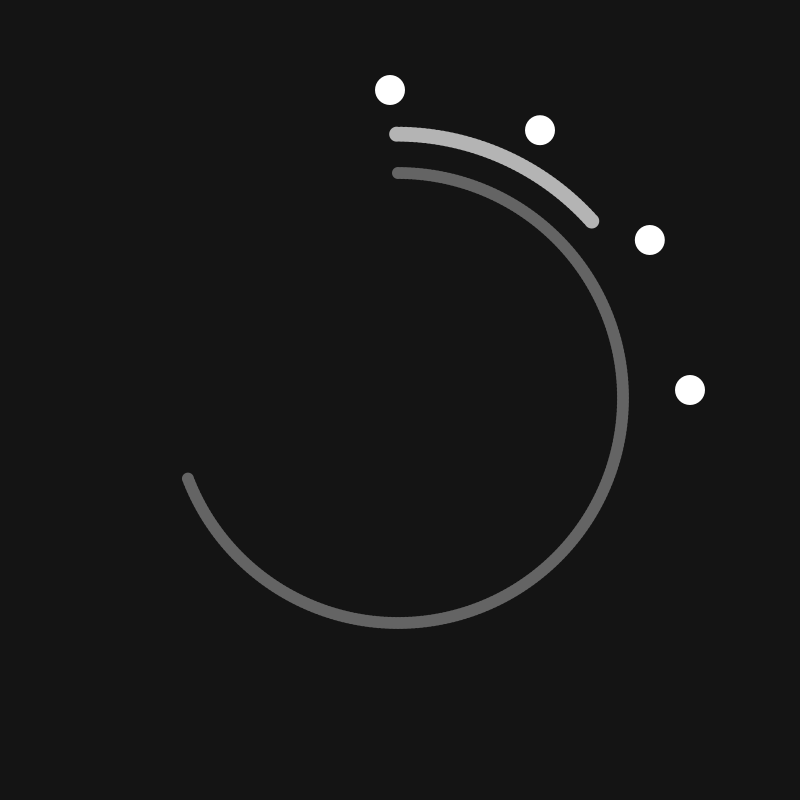
Frame 1 (no input)
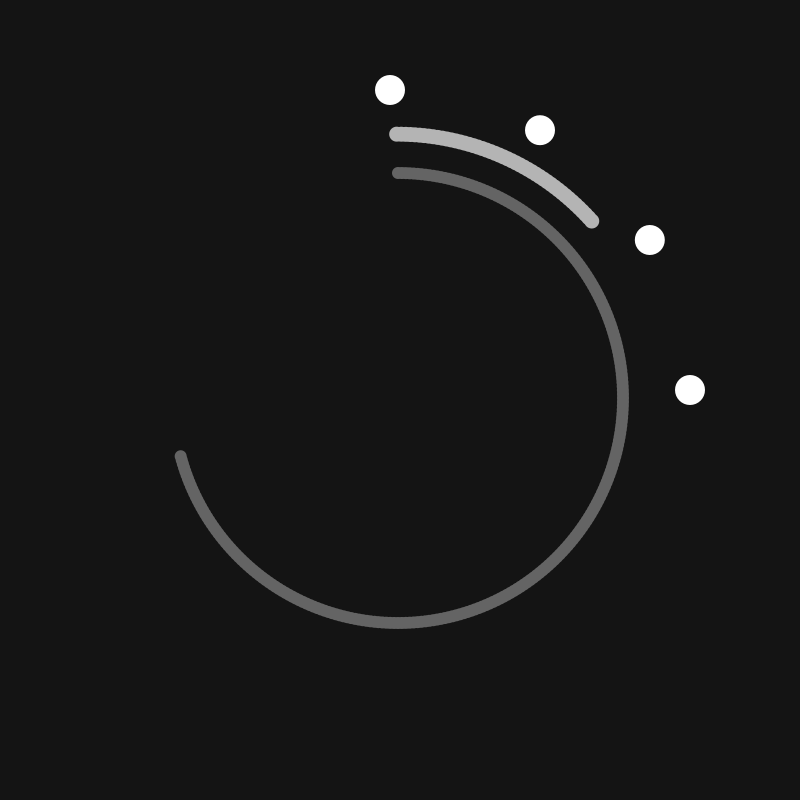
Frame 60 (the mouse pressed at the canvas centre just before this capture)
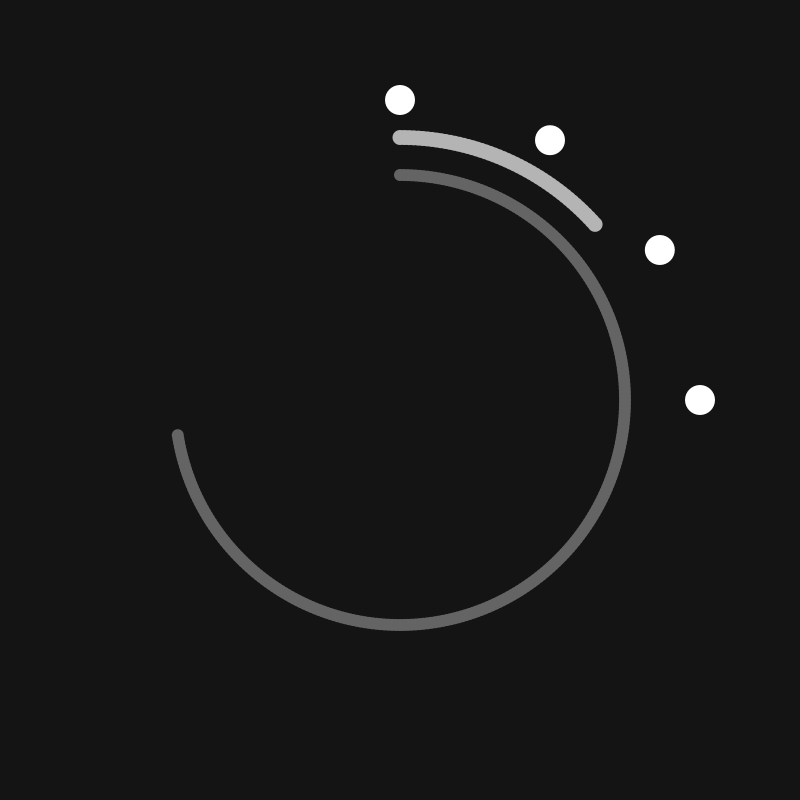
Frame 120 (the mouse held since frame 60 and released just before this capture)

The Processing sketch that drew these frames (run headless with seeded random() and noise(); from frame 60 on, the mouse is pressed at the canvas centre):

// Processing sketch: processing_170532
// ── processing_170532.pde

//Simple radial orbit clock by Caio

float radius = 300; //set radius of larger circle (hour)

float x; //needed for creating the circles using for loop 
float y; //...

float camX; //to be mapped to mouseX
float camY; //....to mouseY

//primary time variables
float hour;
float hour12; //hour12 used to convert clocks from 24 to AM/PM time-format
float mins;
float secs;

float rot; //clock rotation offset

float rotHours; //secondary variables to be filled by equivalent-angles of time measurements
float rotMins;
float rotSecs;

void setup() {

  size(800, 800);
  smooth();
}

void draw() {
  background(20);
  noStroke();
  camX = map(mouseX, width, 0, 10, -10); 
  camY = map(mouseY, height, 0, 10, -10); 

//filling in the variables with values from machine-time
  secs = second();
  mins = minute();
  hour = hour();

//rot offsets the zero-angle of the circles by 180
  rot = 180;

//converts hour-value to 1-12 format
  if (hour > 12) hour12 = hour %12;
  else hour12 = hour;

//maps converted hour measurement to angle (in degrees)
  rotHours = map(hour12, 12, 0, 0, 360); 
  
  fill(255);

//creates circle for hours
  for (int i = 360; i>rotHours; i-=30) {
    float x = width/2 + sin(radians(i+rot))*radius;
    float y = height/2 + cos(radians(i+rot))*radius;
    ellipse(x+ camX, y+ camY, radius/10, radius/10); //ellipse radius sets thinkness of hour
  }

//maps minute to degrees
  rotMins = map(mins, 59, 0, 1, 360);
  
  fill(180);

//creates circle for minutes
  for (int i = 360; i>rotMins; i-=1) {
    float x = width/2 + sin(radians(i+rot))* (radius - (radius/8));
    float y = height/2 + cos(radians(i+rot))* (radius - (radius/8));
    ellipse(x+ (camX/3), y+ (camY/3), radius/20, radius/20); //minute thickness
  }

//maps second to degrees
  rotSecs = map(secs, 59, 0, 1, 360);
  
  fill(100);

//creates circle for seconds
  for (int i = 360; i>rotSecs; i-=1) {
    float x = width/2 + sin(radians(i+rot))* (radius - (radius/4));
    float y = height/2 + cos(radians(i+rot))* (radius - (radius/4));
    ellipse(x+ (camX/5), y+ (camY/5), radius/25, radius/25); //second thinkness
  }
}
